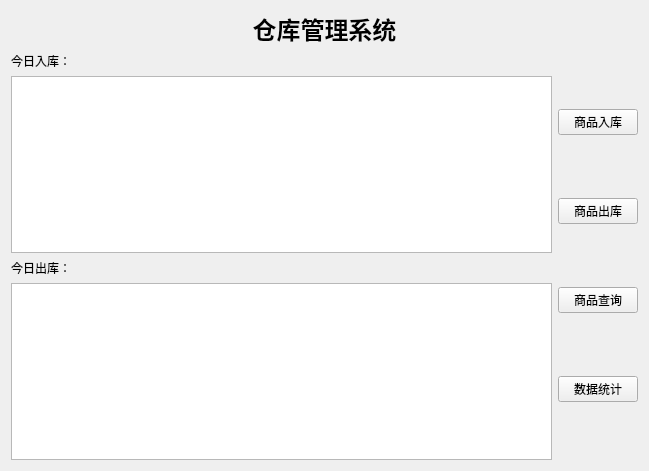
<?xml version="1.0" encoding="UTF-8"?>
<ui version="4.0">
 <class>Form</class>
 <widget class="QWidget" name="Form">
  <property name="geometry">
   <rect>
    <x>0</x>
    <y>0</y>
    <width>649</width>
    <height>471</height>
   </rect>
  </property>
  <property name="windowTitle">
   <string>Form</string>
  </property>
  <layout class="QGridLayout" name="gridLayout">
   <item row="0" column="0">
    <layout class="QVBoxLayout" name="verticalLayout_3">
     <item>
      <widget class="QLabel" name="label">
       <property name="text">
        <string>&lt;html&gt;&lt;head/&gt;&lt;body&gt;&lt;p align=&quot;center&quot;&gt;&lt;span style=&quot; font-size:18pt; font-weight:600;&quot;&gt;仓库管理系统&lt;/span&gt;&lt;/p&gt;&lt;/body&gt;&lt;/html&gt;</string>
       </property>
      </widget>
     </item>
     <item>
      <layout class="QHBoxLayout" name="horizontalLayout">
       <item>
        <layout class="QVBoxLayout" name="verticalLayout_2">
         <item>
          <widget class="QLabel" name="label_2">
           <property name="text">
            <string>今日入库：</string>
           </property>
          </widget>
         </item>
         <item>
          <widget class="QTableWidget" name="tableWidget"/>
         </item>
         <item>
          <widget class="QLabel" name="label_3">
           <property name="text">
            <string>今日出库：</string>
           </property>
          </widget>
         </item>
         <item>
          <widget class="QTableWidget" name="tableWidget_2"/>
         </item>
        </layout>
       </item>
       <item>
        <layout class="QVBoxLayout" name="verticalLayout">
         <item>
          <widget class="QPushButton" name="pushButton">
           <property name="text">
            <string>商品入库</string>
           </property>
          </widget>
         </item>
         <item>
          <widget class="QPushButton" name="pushButton_2">
           <property name="text">
            <string>商品出库</string>
           </property>
          </widget>
         </item>
         <item>
          <widget class="QPushButton" name="pushButton_3">
           <property name="text">
            <string>商品查询</string>
           </property>
          </widget>
         </item>
         <item>
          <widget class="QPushButton" name="pushButton_4">
           <property name="text">
            <string>数据统计</string>
           </property>
          </widget>
         </item>
        </layout>
       </item>
      </layout>
     </item>
    </layout>
   </item>
  </layout>
 </widget>
 <resources/>
 <connections/>
</ui>
